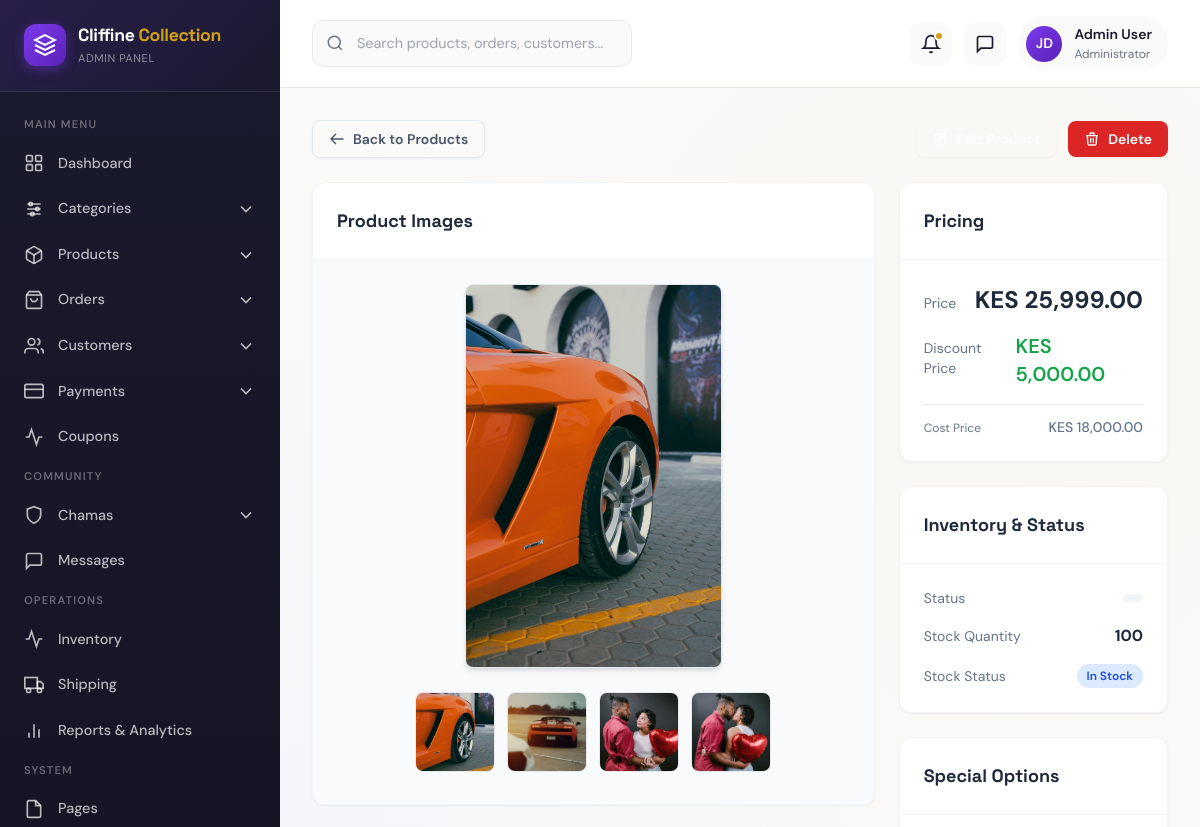
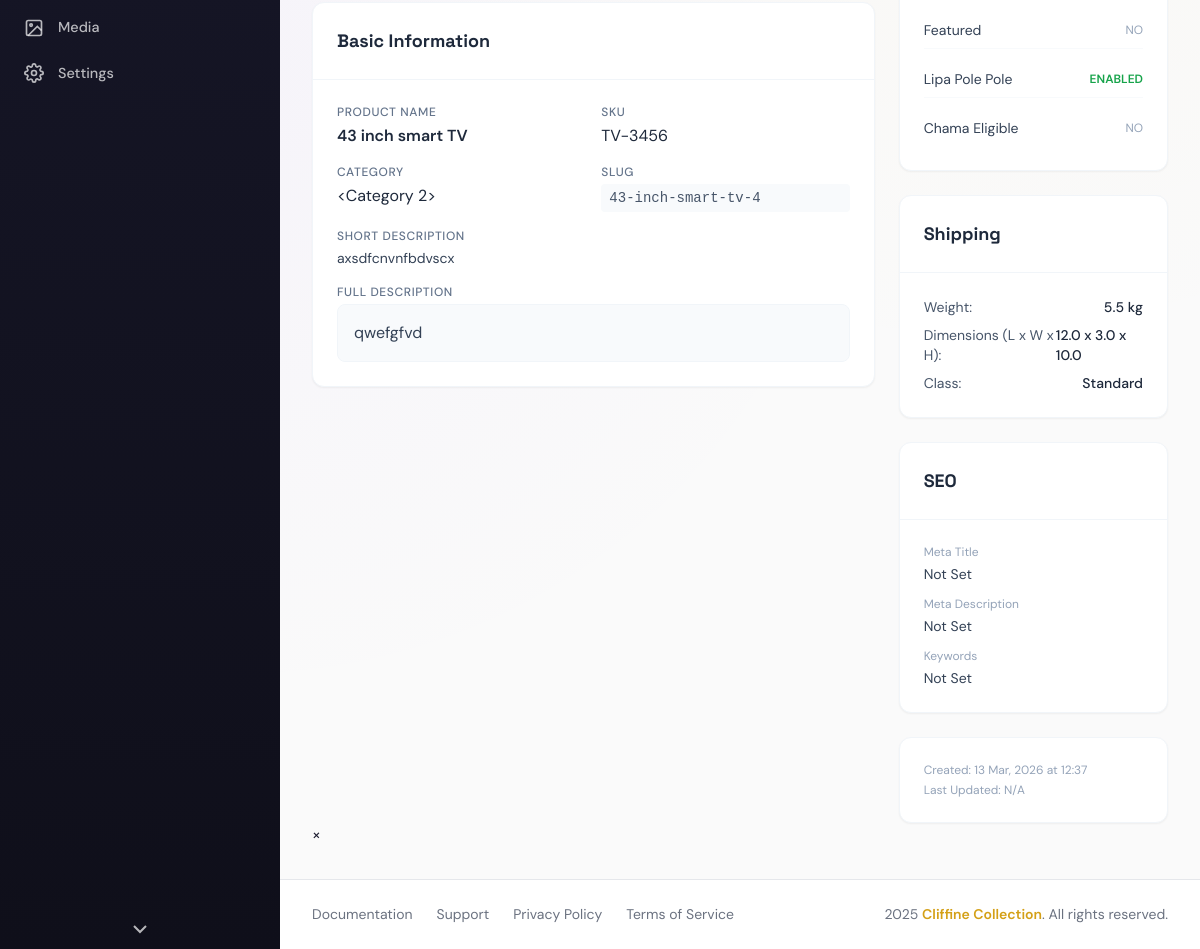
/admin/products/6/view, run on the app's committed database (2 pictures, top to bottom).
### app/models.py (models this page shows)
class ProductImage(db.Model):
    __tablename__ = "product_images"
    id = db.Column(db.Integer, primary_key=True)
    product_id = db.Column(db.Integer, db.ForeignKey("products.id"))
    image_url = db.Column(db.String(255), nullable=False)
    is_main = db.Column(db.Boolean, default=False)
    created_at = db.Column(db.DateTime, default=datetime.utcnow)

class Product(db.Model):
    __tablename__ = "products"
    id = db.Column(db.Integer, primary_key=True)
    name = db.Column(db.String(200), nullable=False)
    slug = db.Column(db.String(200), unique=True)
    short_description = db.Column(db.String(500))
    description = db.Column(db.Text)
    price = db.Column(db.Float, nullable=False)
    discount_price = db.Column(db.Float)
    cost_price = db.Column(db.Float)
    sku = db.Column(db.String(100))
    brand = db.Column(db.String(100))
    category_id = db.Column(db.Integer, db.ForeignKey("categories.id"))
    stock = db.Column(db.Integer, default=0)
    low_stock = db.Column(db.Integer)
    stock_status = db.Column(db.String(50), default="in_stock")
    is_featured = db.Column(db.Boolean, default=False)
    is_trending = db.Column(db.Boolean, default=False)
    allow_reviews = db.Column(db.Boolean, default=True)
    lipa_pole_pole = db.Column(db.Boolean, default=False)
    chama_eligible = db.Column(db.Boolean, default=False)
    weight = db.Column(db.Float)
    length = db.Column(db.Float)
    width = db.Column(db.Float)
    height = db.Column(db.Float)
    shipping_class = db.Column(db.String(50))
    meta_title = db.Column(db.String(255))
    meta_description = db.Column(db.Text)
    meta_keywords = db.Column(db.String(255))
    is_active = db.Column(db.Boolean, default=True)
    created_at = db.Column(db.DateTime, default=datetime.utcnow)
    images = db.relationship("ProductImage", backref="product", lazy=True)
    reviews = db.relationship("Review", backref="product", lazy=True)

### app/admin/routes.py (the view)
@admin_bp.route("/products/<int:product_id>/view")
def view_product(product_id):
    product = Product.query.get_or_404(product_id)
    return render_template("admin/products/view_product.html", product=product)

### app/templates/admin/products/view_product.html (shortened to what this page needs)
{% extends "admin/admin_base.html" %}
{% block content %}
    <div class="flex flex-wrap justify-between items-center gap-3 mb-6">
        <a href="{{ url_for('admin.all_products') }}" class="inline-flex items-center gap-2 px-4 py-2 border border-slate-200 text-slate-600 font-semibold rounded-lg hover:bg-slate-50 transition-colors text-sm shadow-sm">
            <svg class="w-4 h-4" fill="none" stroke="currentColor" viewBox="0 0 24 24"><path stroke-linecap="round" stroke-linejoin="round" stroke-width="2" d="M10 19l-7-7m0 0l7-7m-7 7h18"></path></svg>
            Back to Products
        </a>
        <div class="flex gap-3">
            <a href="{{ url_for('admin.edit_product', product_id=product.id) }}" class="inline-flex items-center gap-2 px-4 py-2 bg-primary text-white font-semibold rounded-lg hover:bg-primary-dark transition-colors text-sm shadow-sm">
                <svg class="w-4 h-4" fill="none" stroke="currentColor" viewBox="0 0 24 24"><path stroke-linecap="round" stroke-linejoin="round" stroke-width="2" d="M11 5H6a2 2 0 00-2 2v11a2 2 0 002 2h11a2 2 0 002-2v-5m-1.414-9.414a2 2 0 112.828 2.828L11.828 15H9v-2.828l8.586-8.586z"></path></svg>
            </a>
            <a href="{{ url_for('admin.delete_product', product_id=product.id) }}" onclick="return confirm('Are you sure you want to delete this product? This action cannot be undone.')" class="inline-flex items-center gap-2 px-4 py-2 bg-red-600 text-white font-semibold rounded-lg hover:bg-red-700 transition-colors text-sm shadow-sm">
                <svg class="w-4 h-4" fill="none" stroke="currentColor" viewBox="0 0 24 24"><path stroke-linecap="round" stroke-linejoin="round" stroke-width="2" d="M19 7l-.867 12.142A2 2 0 0116.138 21H7.862a2 2 0 01-1.995-1.858L5 7m5 4v6m4-6v6m1-10V4a1 1 0 00-1-1h-4a1 1 0 00-1 1v3M4 7h16"></path></svg>
                Delete
            </a>
        </div>
    </div>
    <div class="grid grid-cols-1 lg:grid-cols-3 gap-6">
        <div class="lg:col-span-2 space-y-6">
            <div class="bg-white rounded-xl shadow-sm border border-slate-100 overflow-hidden">
                <div class="p-6 border-b border-slate-100">
                    <h3 class="text-lg font-bold text-slate-800">Product Images</h3>
                </div>
                <div class="p-6 bg-slate-50">
                    {% if product.images and product.images|length > 0 %}
                        <div class="flex justify-center mb-4">
                            <img id="mainProductImage"
                                 src="{{ url_for('static', filename='uploads/' ~ product.images[0].image_url) }}"
                                 alt="{{ product.name }}"
                                 class="max-w-full max-h-96 object-contain rounded-lg shadow-md border border-slate-200 cursor-pointer"
                                 onclick="openLightbox(this.src)">
                        </div>
                        {% if product.images|length > 1 %}
                        <div class="flex justify-center gap-3 overflow-x-auto py-2">
                            {% for image in product.images %}
                            <img src="{{ url_for('static', filename='uploads/' ~ image.image_url) }}"
                                 alt="Thumbnail {{ loop.index }}"
                                 class="w-20 h-20 object-cover rounded-lg border cursor-pointer transition-all duration-200 thumbnail-img {% if loop.first %}active{% endif %}"
                                 onclick="changeMainImage(this, '{{ url_for('static', filename='uploads/' ~ image.image_url) }}')">
                            {% endfor %}
                        </div>
                        {% endif %}
                    {% else %}
                        <div class="w-full h-64 flex items-center justify-center bg-slate-100 rounded-lg text-slate-400">
                            <span>No Image Available</span>
                        </div>
                    {% endif %}
                </div>
            </div>
            <div class="bg-white rounded-xl shadow-sm border border-slate-100 overflow-hidden">
                <div class="p-6 border-b border-slate-100">
                    <h3 class="text-lg font-bold text-slate-800">Basic Information</h3>
                </div>
                <div class="p-6 space-y-4">
                    <div class="grid grid-cols-1 md:grid-cols-2 gap-4">
                        <div>
                            <label class="block text-xs font-medium text-slate-500 uppercase tracking-wider mb-1">Product Name</label>
                            <p class="text-slate-800 font-semibold">{{ product.name }}</p>
                        </div>
                        <div>
                            <label class="block text-xs font-medium text-slate-500 uppercase tracking-wider mb-1">SKU</label>
                            <p class="text-slate-800">{{ product.sku or 'N/A' }}</p>
                        </div>
                    </div>
                    <div class="grid grid-cols-1 md:grid-cols-2 gap-4">
                        <div>
                            <label class="block text-xs font-medium text-slate-500 uppercase tracking-wider mb-1">Category</label>
                            <p class="text-slate-800">{{ product.category }}</p>
                        </div>
                        <div>
                            <label class="block text-xs font-medium text-slate-500 uppercase tracking-wider mb-1">Slug</label>
                            <p class="text-slate-600 text-sm font-mono bg-slate-50 px-2 py-1 rounded">{{ product.slug }}</p>
                        </div>
                    </div>
                    <div>
                        <label class="block text-xs font-medium text-slate-500 uppercase tracking-wider mb-1">Short Description</label>
                        <p class="text-slate-700 text-sm">{{ product.short_description or 'No short description provided.' }}</p>
                    </div>
                    <div>
                        <label class="block text-xs font-medium text-slate-500 uppercase tracking-wider mb-1">Full Description</label>
                        <div class="prose prose-sm max-w-none text-slate-700 bg-slate-50 p-4 rounded-lg border border-slate-100">
                            {{ product.description | safe if product.description else 'No detailed description provided.' }}
                        </div>
                    </div>
                </div>
            </div>
        </div>
        <div class="lg:col-span-1 space-y-6">
            <div class="bg-white rounded-xl shadow-sm border border-slate-100 overflow-hidden">
                <div class="p-6 border-b border-slate-100">
                    <h3 class="text-lg font-bold text-slate-800">Pricing</h3>
                </div>
                <div class="p-6 space-y-4">
                    <div class="flex justify-between items-baseline">
                        <span class="text-sm text-slate-500">Price</span>
                        <span class="text-2xl font-bold text-slate-800">KES {{ "{:,.2f}".format(product.price) }}</span>
                    </div>
                    {% if product.discount_price %}
                    <div class="flex justify-between items-baseline text-green-600">
                        <span class="text-sm text-slate-500">Discount Price</span>
                        <span class="text-xl font-semibold">KES {{ "{:,.2f}".format(product.discount_price) }}</span>
                    </div>
                    {% endif %}
                    {% if product.cost_price %}
                    <div class="flex justify-between items-baseline text-slate-500 border-t pt-3 mt-3">
                        <span class="text-xs">Cost Price</span>
                        <span class="text-sm font-medium">KES {{ "{:,.2f}".format(product.cost_price) }}</span>
                    </div>
                    {% endif %}
                </div>
            </div>
            <div class="bg-white rounded-xl shadow-sm border border-slate-100 overflow-hidden">
                <div class="p-6 border-b border-slate-100">
                    <h3 class="text-lg font-bold text-slate-800">Inventory & Status</h3>
                </div>
                <div class="p-6 space-y-4">
                    <div class="flex justify-between items-center">
                        <span class="text-sm text-slate-500">Status</span>
                        <span class="px-2.5 py-1 rounded-full text-xs font-semibold
                            {% if product.status == 'Published' %}bg-green-100 text-green-700{% elif product.status == 'Draft' %}bg-yellow-100 text-yellow-700{% else %}bg-slate-100 text-slate-600{% endif %}">
                        </span>
                    </div>
                    <div class="flex justify-between items-center">
                        <span class="text-sm text-slate-500">Stock Quantity</span>
                        <span class="font-bold text-slate-800">{{ product.stock }}</span>
                    </div>
                    <div class="flex justify-between items-center">
                        <span class="text-sm text-slate-500">Stock Status</span>
                        <span class="px-2.5 py-1 rounded-full text-xs font-semibold
                            {% if product.stock_status == 'In Stock' %}bg-blue-100 text-blue-700{% elif product.stock_status == 'Out of Stock' %}bg-red-100 text-red-700{% else %}bg-orange-100 text-orange-700{% endif %}">
                            {{ product.stock_status }}
                        </span>
                    </div>
                </div>
            </div>
            <div class="bg-white rounded-xl shadow-sm border border-slate-100 overflow-hidden">
                <div class="p-6 border-b border-slate-100">
                    <h3 class="text-lg font-bold text-slate-800">Special Options</h3>
                </div>
                <div class="p-6 space-y-3">
                    <div class="flex justify-between items-center py-2 border-b border-slate-50">
                        <span class="text-sm text-slate-700">Featured</span>
                        {% if product.featured %}
                        <span class="text-green-600 font-semibold text-xs uppercase">Yes</span>
                        {% else %}
                        <span class="text-slate-400 text-xs uppercase">No</span>
                        {% endif %}
                    </div>
                    <div class="flex justify-between items-center py-2 border-b border-slate-50">
                        <span class="text-sm text-slate-700">Lipa Pole Pole</span>
                        {% if product.lipa_pole_pole %}
                        <span class="text-green-600 font-semibold text-xs uppercase">Enabled</span>
                        {% else %}
                        <span class="text-slate-400 text-xs uppercase">Disabled</span>
                        {% endif %}
                    </div>
                    <div class="flex justify-between items-center py-2">
                        <span class="text-sm text-slate-700">Chama Eligible</span>
                        {% if product.chama_eligible %}
                        <span class="text-green-600 font-semibold text-xs uppercase">Yes</span>
                        {% else %}
                        <span class="text-slate-400 text-xs uppercase">No</span>
                        {% endif %}
                    </div>
                </div>
            </div>
            <div class="bg-white rounded-xl shadow-sm border border-slate-100 overflow-hidden">
                <div class="p-6 border-b border-slate-100">
                    <h3 class="text-lg font-bold text-slate-800">Shipping</h3>
                </div>
                <div class="p-6 space-y-2 text-sm text-slate-600">
                    <div class="flex justify-between">
                        <span>Weight:</span>
                        <span class="font-medium text-slate-800">{{ product.weight }} kg</span>
                    </div>
                    <div class="flex justify-between">
                        <span>Dimensions (L x W x H):</span>
                        <span class="font-medium text-slate-800">{{ product.length }} x {{ product.width }} x {{ product.height }}</span>
                    </div>
                    <div class="flex justify-between">
                        <span>Class:</span>
                        <span class="font-medium text-slate-800">{{ product.shipping_class or 'Standard' }}</span>
                    </div>
                </div>
            </div>
            <div class="bg-white rounded-xl shadow-sm border border-slate-100 overflow-hidden">
                <div class="p-6 border-b border-slate-100">
                    <h3 class="text-lg font-bold text-slate-800">SEO</h3>
                </div>
                <div class="p-6 space-y-3 text-sm">
                    <div>
                        <label class="block text-xs text-slate-400 mb-1">Meta Title</label>
                        <p class="text-slate-700">{{ product.meta_title or 'Not Set' }}</p>
                    </div>
                    <div>
                        <label class="block text-xs text-slate-400 mb-1">Meta Description</label>
                        <p class="text-slate-700">{{ product.meta_description or 'Not Set' }}</p>
                    </div>
                    <div>
                        <label class="block text-xs text-slate-400 mb-1">Keywords</label>
                        <p class="text-slate-700">{{ product.meta_keywords or 'Not Set' }}</p>
                    </div>
                </div>
            </div>
            <div class="bg-white rounded-xl shadow-sm border border-slate-100 overflow-hidden p-6 text-xs text-slate-400 space-y-1">
                <p>Created: {{ product.created_at.strftime('%d %b, %Y at %H:%M') }}</p>
                <p>Last Updated: {{ product.updated_at.strftime('%d %b, %Y at %H:%M') if product.updated_at else 'N/A' }}</p>
            </div>
        </div>
    </div>
    <div id="lightboxModal" class="lightbox-modal" onclick="closeLightbox(event)">
        <span class="lightbox-close" onclick="closeLightbox(event)">&times;</span>
    </div>
{% endblock %}

### data on the page
ProductImage: image_url (picture)
ProductImage: image_url (picture)
ProductImage: image_url (picture)
ProductImage: image_url (picture)
Product: name "43 inch smart TV", sku "TV-3456", slug "43-inch-smart-tv-4", short_description "axsdfcnvnfbdvscx", description "qwefgfvd", price "25,999.00", discount_price "5,000.00", cost_price "18,000.00", stock "100", stock_status "In Stock", weight "5.5", length "12.0", width "3.0", height "10.0", shipping_class "Standard", meta_title "Not Set", meta_description "Not Set", meta_keywords "Not Set", created_at "13 Mar, 2026 at 12:37"

### other printed values
{{ product.category }} "<Category 2>"
